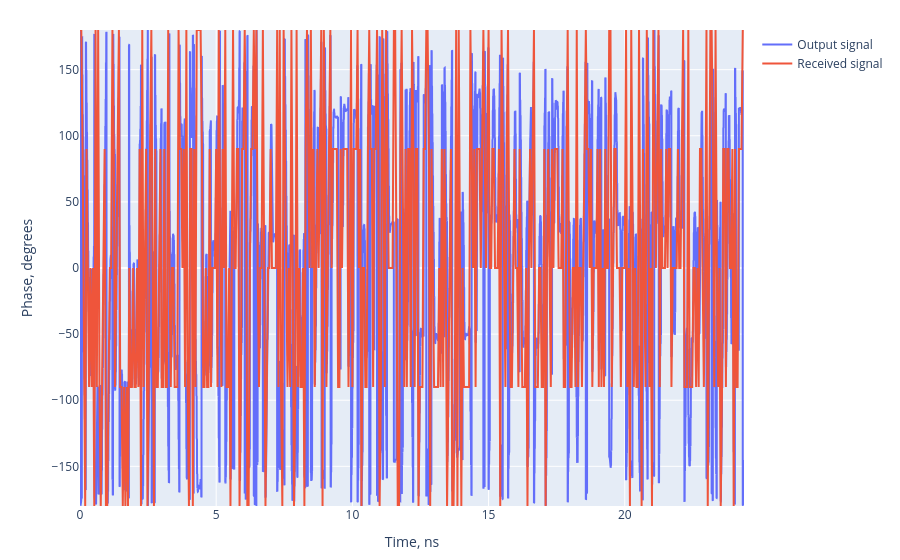

The cell this chart's notebook holds for it:
### Code cell
fig = plot_phase(system.find_child("modulator").output, label="Output signal")
plot_phase(system.find_child("receiver").output, fig, label="Received signal")

fig.update_yaxes(range=[-180.0, 180.0])
fig.update_layout(autosize=True, height=600, margin=dict(t=30, b=30))

### Figure 1 — Plotly figure (JSON) as saved in the notebook; plotly's stock layout.template omitted (floating-point values rounded to 4 significant figures; data arrays with more than 128 entries replaced by an {"elided": "..."} marker saying what was removed)
{"data": [{"name": "Output signal", "type": "scatter", "x": {"elided": "8192 float values"}, "y": {"elided": "8192 float values"}}, {"name": "Received signal", "type": "scatter", "x": {"elided": "512 float values"}, "y": {"elided": "512 float values"}}], "layout": {"autosize": true, "margin": {"b": 30, "t": 30}, "xaxis": {"autorange": true, "range": [0, 24.38], "title": {"text": "Time, ns"}, "type": "linear"}, "yaxis": {"range": [-180, 180], "title": {"text": "Phase, degrees"}, "type": "linear"}}}
